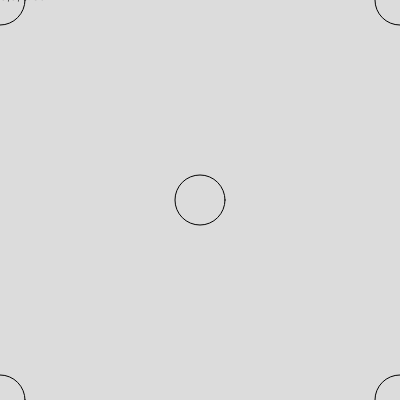
Frame 1 (no input)
Frame 60 (no input): identical to frame 1, image omitted
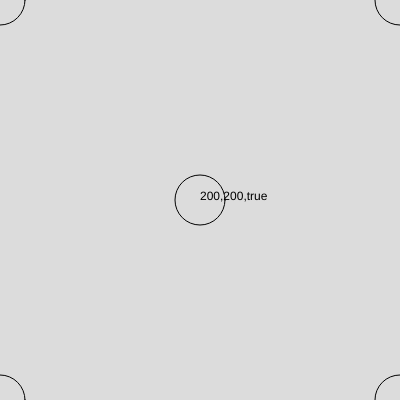
Frame 120 (the mouse pressed at the canvas centre since frame 60)

The p5.js sketch that drew these frames (run headless with seeded random() and noise() and a simulated clock; from frame 60 on, the mouse is pressed at the canvas centre):

// p5.js sketch
// ── sketch.js
// User EVents + Day 1 challenge
// Aedan
// Sep 11, 2025
//

// GLOBAL VARIABLES HERE...
// can only work with simple data in this section of code
// no system variables are available until in setup(),
// after canvas is made
let circleColor = false;
let currentColor = "white";
let x; let y = 300;
let tSize = 50; // for text font size

// declaration    initialization



function setup() {
  createCanvas(400, 400);
//   rectMode(CENTER);
//   x = width / 2;
}

function draw() {
  background(220);
  challenge();  //coordinate system challenge
  movement();
  rect(x, y, 60, 30);
  mouseReport();
}

function mouseReport() {
  //inspect 
  fill(0)
  let src = mouseX + "," + mouseY + "," + mouseIsPressed;
  text(src, mouseX, mouseY)

  if (mouseIsPressed) 
    tSize = random(10, 80);

}
function mousePressed(){
  // function automatically called once per mouse click interaction
  tSize = random(10, 80);
}

function movement() {
  // check keyboard for presses each frame
  //and move the rectangle accordingly
  // if (keyCode === RIGHT_ARROW && keyIsPressed) x += 5;
  // else if (keyCode === LEFT_ARROW && keyIsPressed) x -= 5;

  if (keyIsDown(UP_ARROW)) y -= 5;
  if (keyIsDown(DOWN_ARROW)) y += 5;
  if (keyIsDown(LEFT_ARROW)) x -= 5;
  if (keyIsDown(RIGHT_ARROW)) x += 5;

}






function keyPressed() {
  //this is  special event function, gets
  // automatically called anytime a keyboard
  // button is pressed
  if (keyCode === LEFT_ARROW) x = x - 10;

  print("key was keyPressed")
  if (key === "g") currentColor = "green"
  else if (keyCode === CONTROL) currentColor = "aqua";




  circleColor = !circleColor;
  //how to tell which key was pressed??



}


function challenge() {
  //draw 5 hollow circles, in 4 corners and center position
  // 50 px in diameter each
  noFill();

  if (circleColor === true) {   //  circlecolor === true
    fill(currentColor);
  }

  // 5 circles
  circle(400, 400, 50);
  circle(0, 0, 50);
  circle(200, 200, 50);
  circle(0, 400, 50);
  circle(400, 0, 50);




}
